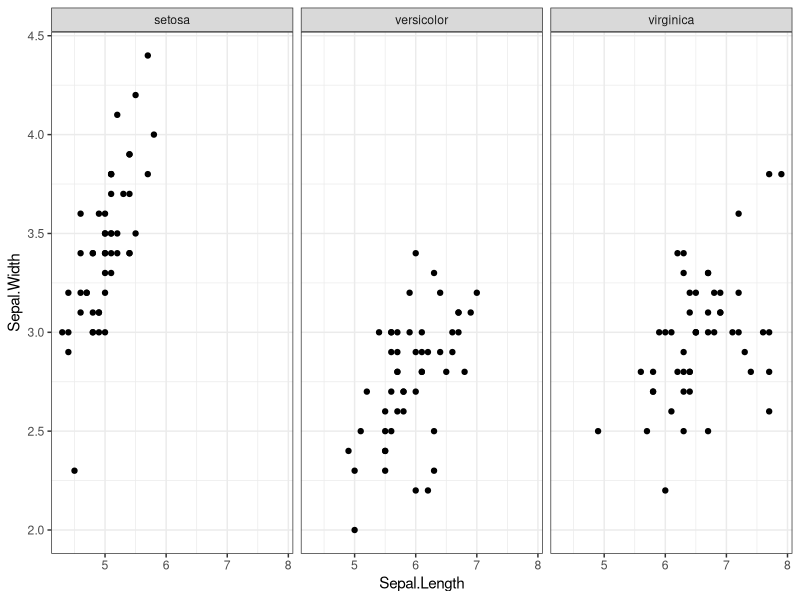

Write the R code that produced this figure.
library(ggplot2)

ggplot(iris, aes(Sepal.Length,Sepal.Width)) +
  geom_point() + 
  facet_grid(.~ Species) +
  theme_bw()
